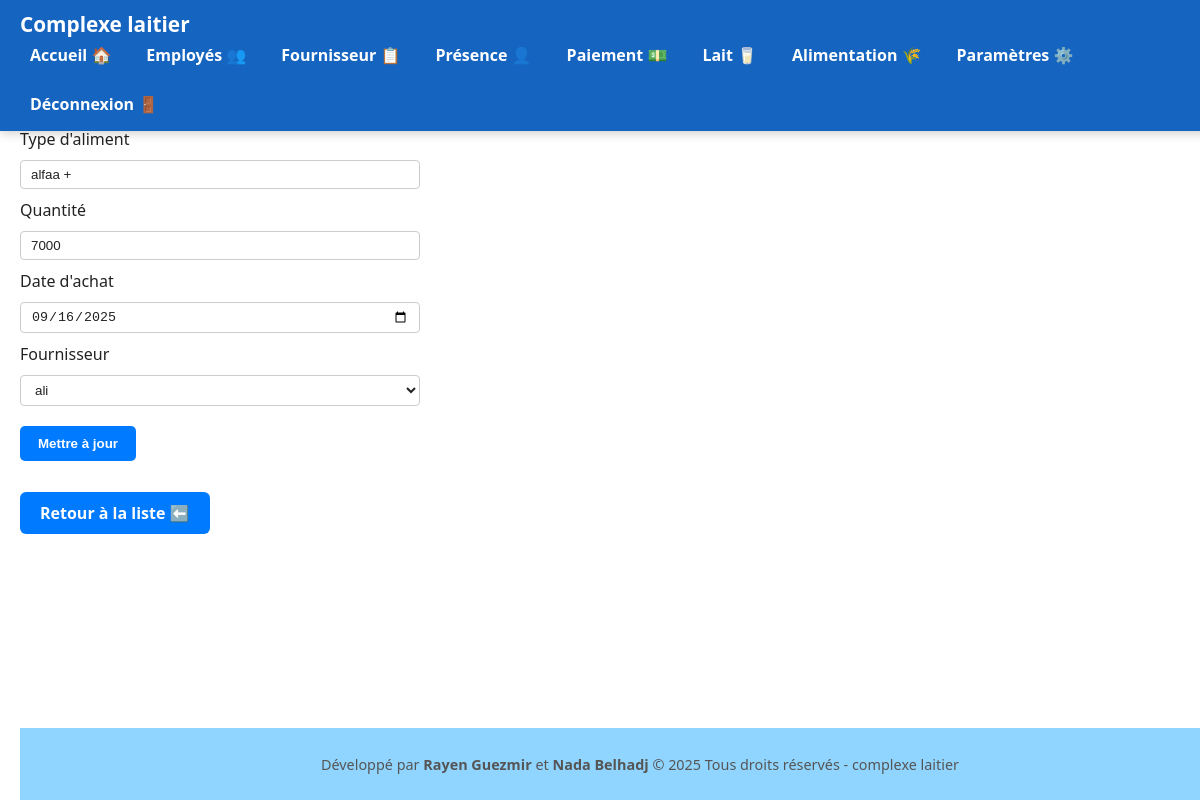
The app's page /alimentation_edit.php?id=5 (signed in) with its own data.
### tables this page shows
CREATE TABLE IF NOT EXISTS `alimentation` (
  `id` int NOT NULL AUTO_INCREMENT,
  `type_aliment` varchar(50) NOT NULL,
  `quantite` varchar(50) NOT NULL,
  `date_achat` date NOT NULL,
  `fournisseur` varchar(50) NOT NULL,
  `fournisseur_id` int NOT NULL,
  PRIMARY KEY (`id`)
);

CREATE TABLE IF NOT EXISTS `fournisseur` (
  `id` int NOT NULL AUTO_INCREMENT,
  `nom` varchar(255) NOT NULL,
  `telephone` varchar(8) NOT NULL,
  `email` varchar(255) NOT NULL,
  `adresse` varchar(255) NOT NULL,
  `date_ajout` tinyint NOT NULL,
  PRIMARY KEY (`id`)
);

### alimentation_edit.php (the view, shortened to what this page needs)
<?php
include('config.php');
include('header.php');
$lang_code = $_SESSION['lang'] ?? 'fr';
$id = intval($_GET['id']);
$stmt = $conn->prepare("SELECT * FROM alimentation WHERE id=?");
$stmt->bind_param("i", $id);
$stmt->execute();
$result = $stmt->get_result();
$alimentation = $result->fetch_assoc();
$fournisseurs = $conn->query("SELECT * FROM fournisseur ORDER BY nom ASC");
?>
<!DOCTYPE html>
<html lang="<?= $lang_code ?>">
<head>
</head>
<body>
<h2><?= $lang_code=='fr'?'Modifier Alimentation':'✏️ تعديل علف' ?></h2>
<form method="POST">
    <label><?= $lang_code=='fr'?'Type d\'aliment':'نوع العلف' ?></label>
    <input type="text" name="type_aliment" value="<?= htmlspecialchars($alimentation['type_aliment']) ?>" required>
    <label><?= $lang_code=='fr'?'Quantité':'الكمية' ?></label>
    <input type="number" step="0.01" name="quantite" value="<?= htmlspecialchars($alimentation['quantite']) ?>" required>
    <label><?= $lang_code=='fr'?'Date d\'achat':'تاريخ الشراء' ?></label>
    <input type="date" name="date_achat" value="<?= htmlspecialchars($alimentation['date_achat']) ?>" required>
    <label><?= $lang_code=='fr'?'Fournisseur':'المورد' ?></label>
    <select name="fournisseur_id" required>
        <?php while($f = $fournisseurs->fetch_assoc()): ?>
        <option value="<?= $f['id'] ?>" <?= $alimentation['fournisseur_id']==$f['id']?'selected':'' ?>>
            <?= htmlspecialchars($f['nom']) ?>
        </option>
        <?php endwhile; ?>
    </select>
    <button type="submit"><?= $lang_code=='fr'?'Mettre à jour':'تحديث' ?></button>
</form>
<a href="alimentation.php" class="btn-back"><?= $lang_code=='fr'?'Retour à la liste ⬅️':'⬅️ العودة إلى القائمة' ?></a>
<?php include('footer.php'); ?>
</body>
</html>

### records on screen
alimentation: type_aliment "alfaa +", quantite "7000", date_achat "09/16/2025", fournisseur_id "ali"

### other values on screen
$items['dashboard'] "Accueil 🏠"
$items['employes'] "Employés 👥"
$items['fournisseur'] "Fournisseur 📋"
$items['presence'] "Présence 👤"
$items['paiement'] "Paiement 💵"
$items['lait'] "Lait 🥛"
$items['alimentation'] "Alimentation 🌾"
$items['settings'] "Paramètres ⚙️"
